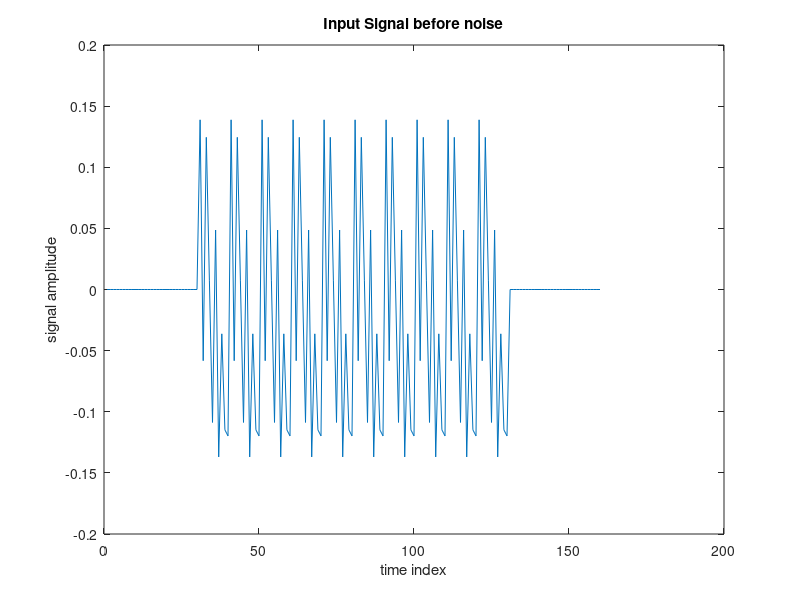
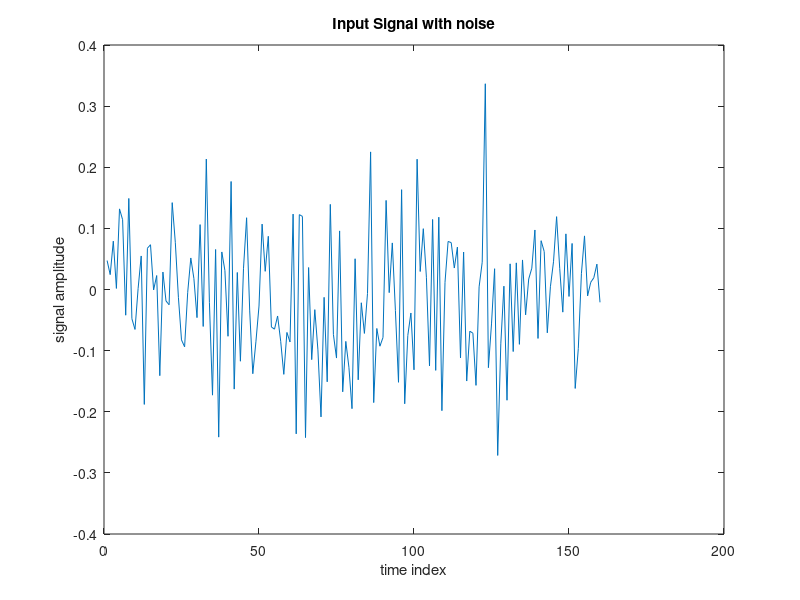

Here is the MATLAB script that generated these plots, in order: (Note: this script raises an error after producing the figures.)
% This script file runs the Ramanujan Filter Bank code provided on
% our website on sample signals exhibiting time varying periodicity. 
%The relevant papers are:

% [] S.V. Tenneti and P. P. Vaidyanathan, "Ramanujan Filter Banks for Estimation 
% and Tracking of Periodicity", Proc. IEEE Int. Conf. Acoust. 
% Speech, and Signal Proc., Brisbane, April 2015.

% [] P.P. Vaidyanathan and S.V. Tenneti, "Properties of Ramanujan Filter Banks", 
% Proc. European Signal Processing Conference, France, August 2015.


clear all; close all; % Clear all previous variables and close all previous windows.

% Step 0: Ramanujan Filter Bank Parameters

Rcq = 10; % Number of repeats in each Ramanujan filter
Rav = 2; % Number of repeats in each averaging filter
Th = 0.2; % Outputs of the RFB are thresholded to zero for all values less than Th*max(output)
Pmax = 40; % Largest expected period in the input

% Step 1: Generating input signals 

Input_Period = 10;
x1 = zeros(30,1);
x2 = randn(Input_Period,1);x2 = repmat(x2,10,1);
x3 = zeros(30,1);
x = cat(1,x1,x2,x3); x = x./norm(x,2);
figure;plot(x);
title('Input Signal before noise');
xlabel('time index');
ylabel('signal amplitude');

% Step 2: Adding Noise to the Input

SNR = 0; % SNR in dB
ns = randn(length(x),1); ns = ns./norm(ns,2);
Desired_Noise_Power = 10^(-1*SNR/20);
ns = Desired_Noise_Power.*ns;
x = x + ns;
figure;plot(x);
title('Input Signal with noise');
xlabel('time index');
ylabel('signal amplitude');

% Step 3: Period vs Time Planes Using the RFB

RFB(x,Pmax, Rcq, Rav, Th);













